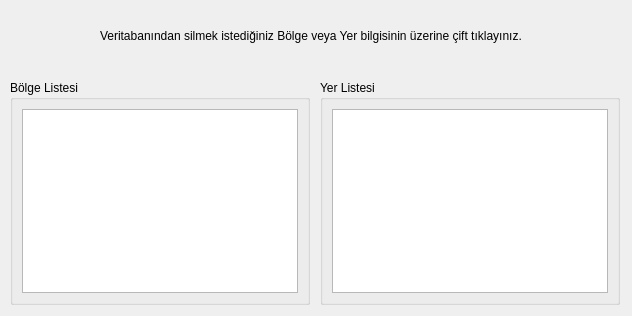
<?xml version="1.0" encoding="UTF-8"?>
<ui version="4.0">
 <class>BolgeYerSil</class>
 <widget class="QDialog" name="BolgeYerSil">
  <property name="geometry">
   <rect>
    <x>0</x>
    <y>0</y>
    <width>632</width>
    <height>316</height>
   </rect>
  </property>
  <property name="windowTitle">
   <string>Bölge Ve Yer Sil</string>
  </property>
  <property name="windowIcon">
   <iconset>
    <normaloff>:/rolix/docky.png</normaloff>:/rolix/docky.png</iconset>
  </property>
  <widget class="QLabel" name="label">
   <property name="geometry">
    <rect>
     <x>10</x>
     <y>10</y>
     <width>91</width>
     <height>61</height>
    </rect>
   </property>
   <property name="text">
    <string/>
   </property>
   <property name="pixmap">
    <pixmap resource="../icon/ic.qrc">:/rolix/scalable/package-remove.svg</pixmap>
   </property>
   <property name="alignment">
    <set>Qt::AlignCenter</set>
   </property>
  </widget>
  <widget class="QGroupBox" name="groupBox">
   <property name="geometry">
    <rect>
     <x>10</x>
     <y>80</y>
     <width>300</width>
     <height>225</height>
    </rect>
   </property>
   <property name="title">
    <string>Bölge Listesi</string>
   </property>
   <layout class="QGridLayout" name="gridLayout_2">
    <item row="0" column="0">
     <widget class="QListWidget" name="listWidget"/>
    </item>
   </layout>
  </widget>
  <widget class="QGroupBox" name="groupBox_2">
   <property name="geometry">
    <rect>
     <x>320</x>
     <y>80</y>
     <width>300</width>
     <height>225</height>
    </rect>
   </property>
   <property name="title">
    <string>Yer Listesi</string>
   </property>
   <layout class="QGridLayout" name="gridLayout">
    <item row="0" column="0">
     <widget class="QListWidget" name="listWidget_2"/>
    </item>
   </layout>
  </widget>
  <widget class="QLabel" name="label_2">
   <property name="geometry">
    <rect>
     <x>100</x>
     <y>10</y>
     <width>511</width>
     <height>51</height>
    </rect>
   </property>
   <property name="text">
    <string>Veritabanından silmek istediğiniz Bölge veya Yer bilgisinin üzerine çift tıklayınız.</string>
   </property>
  </widget>
 </widget>
 <resources>
  <include location="../icon/ic.qrc"/>
 </resources>
 <connections/>
</ui>
